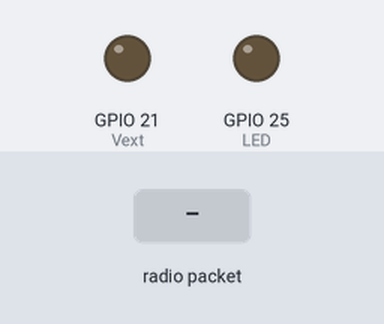
Simulated run of this sketch. Board: ESP32. On the bench: output pins drawn as LEDs (lit = HIGH). The inputs (shaded band) are chosen by the test bench. No radio packets arrive unless stated; what the sketch prints to the serial monitor is not drawn.

Above: at 1.9 s.
2.0 s: radio packet "1" arrives
At 2.4 s:
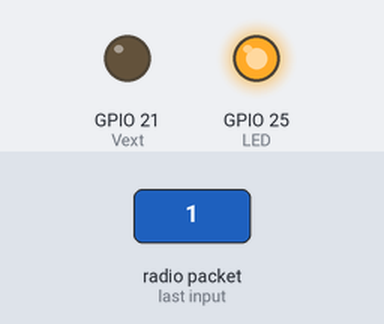
Timing chart, 0 to 8.6 s (numbered marks = the images above; inputs shaded):
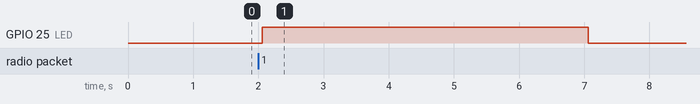

Measured:
- after the input at 2.0 s, GPIO 25 (LED): LOW → HIGH after 0.06 s, → LOW 5.0 s later

The sketch:

node.ino
```cpp
#include <SPI.h>
#include <LoRa.h>
#include <Wire.h>

#define SDA     4    // GPIO4  -- SX127x's SDA
#define SCK     5    // GPIO5  -- SX127x's SCK
#define SCL     15   // GPIO15 -- SX127X's SCL
#define MISO    19   // GPIO19 -- SX127x's MISO
#define MOSI    27   // GPIO27 -- SX127x's MOSI
#define SS      18   // GPIO18 -- SX127x's CS
#define RST     14   // GPIO14 -- SX127x's RESET
#define RST_LED 16   // GPIO16 -- OLED reset pin
#define LED     25   // GPIO25 -- LED Light pin
#define DI00    26   // GPIO26 -- SX127x's IRQ(Interrupt Request)
#define BAND    915E6
#define PABOOST true
#define V2   1
#ifdef V2 //WIFI Kit series V1 not support Vext control
#define Vext  21
#endif
// sensor interno de temperatura
#ifdef __cplusplus
extern "C" {
#endif
uint8_t temprature_sens_read();
#ifdef __cplusplus
}
#endif
uint8_t temprature_sens_read();
// fim sensor de temperatura

// sensor hall de campo magnetico
int measurement = 0;
//fim sensor hall

unsigned int counter = 0;
String ID = "";
bool hasJoined = false;
unsigned int id = 0;

String rssi = "RSSI --";
String packSize = "--";
String packet ;

void setup() {
  //inicializa o log no computador para debug
  Serial.begin(115200);

  pinMode(Vext, OUTPUT);
  pinMode(LED, OUTPUT);

  digitalWrite(Vext, LOW);    // set GPIO16 low to reset OLED
  delay(50);

  SPI.begin(SCK, MISO, MOSI, SS);
  LoRa.setPins(SS, RST, DI00);

  if (!LoRa.begin(BAND)) {
    Serial.println("Falha incialização lora!");
    while (1);
  }
  Serial.println("LoRa iniciou com sucesso!");
  delay(1000);

  join();
  while(hasJoined == false){
    digitalWrite(LED, HIGH);   // turn the LED on (HIGH is the voltage level)
    delay(500000);                       // wait
    digitalWrite(LED, LOW);    // turn the LED off by making the voltage LOW
    delay(50000);
    join();
  }
}

void cbk(int packetSize) {
  packet = "";
  packSize = String(packetSize, DEC);
  for (int i = 0; i < packetSize; i++) {
    packet += (char) LoRa.read();
  }
  rssi = "RSSI " + String(LoRa.packetRssi(), DEC) ;
  Serial.println("Recebi " + packSize + "bytes\n" + packet + " " + counter + "\n");
  counter++;
}

void join() {
  LoRa.beginPacket();
  LoRa.print("JOIN|0|0|0");
  LoRa.endPacket();
  Serial.println("Enviando pacote JOIN");
  LoRa.receive();
  Serial.println("Esperando resposta");
  while(!hasJoined){
    int packetSize = LoRa.parsePacket();
    if (packetSize) {
      cbk(packetSize);
      hasJoined = true;
      ID = String(packet[9]);
      Serial.println("Meu ID designado foi: " + ID);
    }
  }
}
void wait(int seconds){
    seconds = seconds/2;
    digitalWrite(LED, HIGH);   // turn the LED on (HIGH is the voltage level)
    delay(1000 * seconds);
    digitalWrite(LED, LOW);    // turn the LED off by making the voltage LOW
    delay(1000 * seconds);
}

void loop() {
    Serial.println("Enviando pacote:" + String(counter));
    //mede a temperatura
    uint8_t medida = (temprature_sens_read() -32) / 1.8;

//    //Sensor de temperatura
//    LoRa.beginPacket();
//    LoRa.print("MEASUREMENT|" + ID + "|" + counter + "|TEMP:" + medida);
//    LoRa.endPacket();
//    counter++;
//    wait(10);

    measurement = hallRead();
    LoRa.beginPacket();
    LoRa.print("MEASUREMENT|" + ID + "|" + counter + "|HALL:" + measurement);
    LoRa.endPacket();
    counter++;
    wait(10);
}
```
